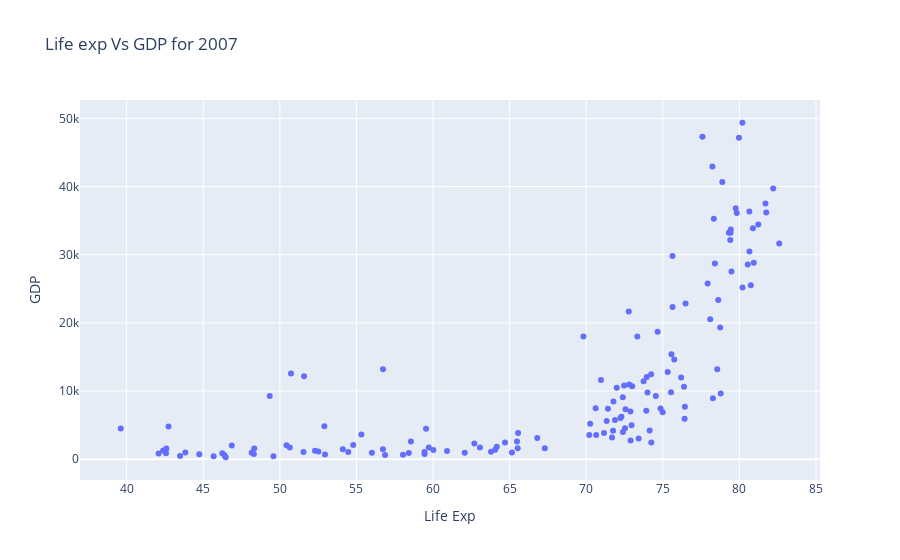

The cell this chart's notebook holds for it:
### Code cell
import plotly.graph_objs as go

trace = go.Scatter(
    x=temp_df['lifeExp'],
    y=temp_df['gdpPercap'],
    mode='markers'
)

data = [trace]

layout = go.Layout(
    title="Life exp Vs GDP for 2007",
    xaxis={'title': "Life Exp"},   # no space here
    yaxis={'title': "GDP"}
)

fig = go.Figure(data=data, layout=layout)
fig.show()

### Figure 1 — Plotly figure (JSON) as saved in the notebook; plotly's stock layout.template omitted (floating-point values rounded to 4 significant figures; data arrays with more than 128 entries replaced by an {"elided": "..."} marker saying what was removed)
{"data": [{"mode": "markers", "type": "scatter", "x": {"elided": "142 float values"}, "y": {"elided": "142 float values"}}], "layout": {"title": {"text": "Life exp Vs GDP for 2007"}, "xaxis": {"title": {"text": "Life Exp"}}, "yaxis": {"title": {"text": "GDP"}}}}
